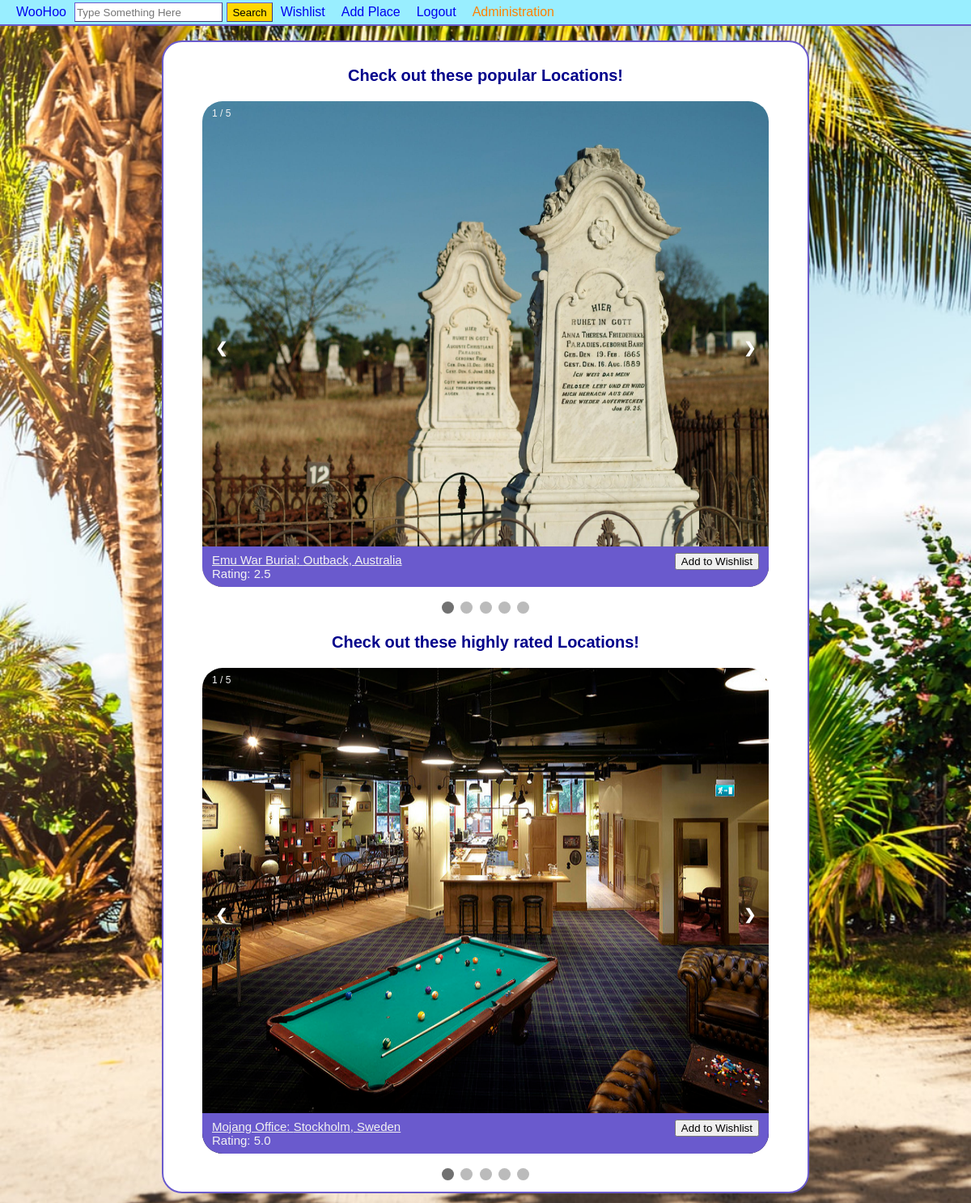
The page / (signed in) on the database its author committed.
### tables this page shows
CREATE TABLE `users` (
  `userID` int(11) NOT NULL,
  `username` varchar(255) NOT NULL,
  `email` varchar(255) NOT NULL,
  `password` varchar(255) NOT NULL,
  `dateRegistered` date NOT NULL
);

CREATE TABLE `places` (
  `placeID` int(11) NOT NULL,
  `placeName` varchar(255) NOT NULL,
  `city` varchar(255) NOT NULL,
  `country` varchar(255) NOT NULL,
  `description` text DEFAULT NULL,
  `reviewScore` decimal(10,1) DEFAULT NULL,
  `userID` int(11) NOT NULL
);

### index.php (the view, shortened to what this page needs)
<?php
require('database.php');
$queryPopular = "SELECT places.placeID,placeName,city,country,reviewScore,COUNT(*) AS Count FROM wishlist,places,pictures WHERE places.placeID = wishlist.placeID AND pictures.placeID = wishlist.placeID GROUP BY wishlist.placeID ORDER BY Count DESC LIMIT 5";
$statement1 = $db ->prepare($queryPopular);
$statement1 -> execute();
$popularPlaces = $statement1->fetchAll();
$queryHighlyRated = "SELECT places.placeID,placeName,city,country,reviewScore FROM places,pictures WHERE places.placeID = pictures.placeID ORDER BY reviewScore DESC LIMIT 5";
$statement2 = $db ->prepare($queryHighlyRated);
$statement2 -> execute();
$highlyRatedPlaces = $statement2->fetchAll();
?>
<!DOCTYPE html>
<html>
<link rel="stylesheet" href="style.css"/>
<body>
<header>
<?php include('header.php'); ?>
</header>
<br>
<div class="testWhite">
<div id="popularHeader">
	<p> Check out these popular Locations! </p>
</div>
<div class="popular-slideshow-container">
<?php $i = 1; ?>
<?php foreach ($popularPlaces as $popularPlace) : ?>
<form method="POST" name="wishlist" action="addToUserWishlist.php" target="content">
  <div class="popularPlace fade">
    <div class="numbertext"><?php echo $i; ?> / 5</div>
	<?php
	  require('database.php');
	  $getPlaceImage = "SELECT image,userID FROM pictures WHERE :currentPlace = pictures.placeID GROUP BY pictures.pictureID LIMIT 1";
	  $statement3 = $db ->prepare($getPlaceImage);
	  $statement3->bindValue(':currentPlace', $popularPlace['placeID']);
	  $statement3 -> execute();
	  $placePictures = $statement3->fetchAll();
	  if (count($placePictures)==1) {
	    foreach ($placePictures as $placePicture) {
		  $imagePath = $placePicture['image'];
	    }
	  } else {
		  $imagePath = 'default.jpg';
	  }
	?>
	<a href="<?php echo 'place.php?place=' . $popularPlace['placeID']; ?>"><img alt="Location" src="place_imgs/<?php echo $imagePath; ?>" width="700" height="600"></a>
    <div class="popular-locationInfo">
   	  <a href="<?php echo 'place.php?place=' . $popularPlace['placeID']; ?>"><?php echo $popularPlace['placeName']; ?>: <?php echo $popularPlace['city']; ?>, <?php echo $popularPlace['country']; ?> </a>
	  <?php if(isset($_SESSION["loggedin"])) : ?>
	    <div class="popular-addWishlist">
		  <input type="submit" value="Add to Wishlist" class="wishlistAddButton">
	    </div>
	  <?php endif; ?>
	  <div class="popular-rating">
	    Rating: <?php echo $popularPlace['reviewScore']; ?>
	  </div>
    </div>
  </div>
  <?php $i++; ?>
</form>
<?php endforeach; ?>
<a class="prev" onclick="plusSlides(-1)">&#10094;</a>
<a class="next" onclick="plusSlides(1)">&#10095;</a>
</div>
<br>
<div style="text-align:center">
  <span class="dot" onclick="currentSlide(1)"></span>
  <span class="dot" onclick="currentSlide(2)"></span>
  <span class="dot" onclick="currentSlide(3)"></span>
  <span class="dot" onclick="currentSlide(4)"></span>
  <span class="dot" onclick="currentSlide(5)"></span>
</div>
<div id="popularHeader">
	<p> Check out these highly rated Locations! </p>
</div>
<div class="popular-slideshow-container">
<?php $i = 1; ?>
<?php foreach ($highlyRatedPlaces as $highlyRatedPlace) : ?>
<form method="POST" name="wishlist" action="addToUserWishlist.php" target="content">
  <div class="ratedPlace fade">
    <div class="numbertext"><?php echo $i; ?> / 5</div>
	<?php
	  require('database.php');
	  $getPlaceImage = "SELECT image,userID FROM pictures WHERE :currentPlace = pictures.placeID GROUP BY pictures.pictureID LIMIT 1";
	  $statement4 = $db ->prepare($getPlaceImage);
	  $statement4->bindValue(':currentPlace', $highlyRatedPlace['placeID']);
	  $statement4 -> execute();
	  $placePictures = $statement4->fetchAll();
	  if (count($placePictures)==1) {
	    foreach ($placePictures as $placePicture) {
		  $imagePath = $placePicture['image'];
	    }
	  } else {
		  $imagePath = 'default.jpg';
	  }
	?>
    <a href="<?php echo 'place.php?place=' . $highlyRatedPlace['placeID']; ?>"><img alt="Location" src="place_imgs/<?php echo $imagePath; ?>" width="700" height="600"></a>
    <div class="popular-locationInfo">
   	  <a href="<?php echo 'place.php?place=' . $highlyRatedPlace['placeID']; ?>"><?php echo $highlyRatedPlace['placeName']; ?>: <?php echo $highlyRatedPlace['city']; ?>, <?php echo $highlyRatedPlace['country']; ?> </a>
	  <?php if(isset($_SESSION["loggedin"])) : ?>
	    <div class="popular-addWishlist">
		  <input type="submit" value="Add to Wishlist" class="wishlistAddButton">
	    </div>
	  <?php endif; ?>
	  <div class="popular-rating">
	    Rating: <?php echo $highlyRatedPlace['reviewScore']; ?>
	  </div>
    </div>
  </div>
  <?php $i++; ?>
</form>
<?php endforeach; ?>
<a class="prev" onclick="plusSlidesHR(-1)">&#10094;</a>
<a class="next" onclick="plusSlidesHR(1)">&#10095;</a>
</div>
<br>
<div style="text-align:center">
  <span class="dot2" onclick="currentSlideHR(1)"></span>
  <span class="dot2" onclick="currentSlideHR(2)"></span>
  <span class="dot2" onclick="currentSlideHR(3)"></span>
  <span class="dot2" onclick="currentSlideHR(4)"></span>
  <span class="dot2" onclick="currentSlideHR(5)"></span>
</div>
</div>
<br>
</body>
</html>

### header.php (shortened to what this page needs)
<?php
if (isset($_SESSION["uid"])) {
	$uid = $_SESSION["uid"];
	$query = "SELECT username FROM users WHERE userID='$uid'";
	$result = $db->prepare($query);
	$result->execute();
	$username = $result->fetch();
}
?>
<?php
$search = "";
$currPageBtnCSS = 'style="background-color:#EEFFFF;"';
?>
<nav>
	<div id="topLevel" class="top_navbar">
	<div style="display:inline" class="top_navbar">
		<ul id="headUL" class="top_navlist" >
			<li id="icon" ><a href="index.php"><span>WooHoo</span></a></li>
			<li id="navSearch" >
				<form method="POST" name="searchBar" action="browse.php">
					<input type="search" name="query" placeholder="Type Something Here"
					value="<?php echo $search;?>"/>
					<input style="margin-left: 1px;" type="submit" value="Search" />
				</form>
			</li>
			<?php if(isset($_SESSION["loggedin"])) : ?>
				<li <?php if(str_contains($_SERVER['REQUEST_URI'], 'wishlist.php'))
					echo $currPageBtnCSS; ?>>
				<a href="wishlist.php">Wishlist</a></li>
				<li <?php if(str_contains($_SERVER['REQUEST_URI'], 'addplace.php'))
					echo $currPageBtnCSS; ?>>
				<a href="addplace.php">Add Place</a></li>
				<li class="log" style="float:right";>
					<a href="?logout">Logout</a>
				</li>
				<li class="log" <?php
					if(str_contains($_SERVER['REQUEST_URI'], 'editprofile.php'))
						echo $currPageBtnCSS;
					else
						echo 'style="float:right;"';?>>
					<a href="editprofile.php" class="headUser"><?php echo $username['username'] ?></a>
				</li>
			<?php endif; ?>
		</ul>
	</div>
	</div>
</nav>

### style.css (style rules this page uses)
body { margin-top: 0px; margin-left: 0px; margin-right: 0px; }
#filters ul, li { padding: 0; list-style-type: none; }
.prev, .next { cursor: pointer; position: absolute; top: 50%; width: auto; margin-top: -22px; padding: 16px; color: white; font-weight: bold; font-size: 18px; transition: 0.6s ease; border-radius: 0 3px 3px 0; user-select: none; }
.next { right: 0; border-radius: 3px 0 0 3px; }
.numbertext { color: #f2f2f2; font-size: 12px; padding: 8px 12px; position: absolute; top: 0; }
.fade { -webkit-animation-name: fade; -webkit-animation-duration: 1.5s; animation-name: fade; animation-duration: 1.5s; }
* { box-sizing: border-box }
body { font-family: Verdana, sans-serif; margin:0 }
.popularPlace { display: none }
img { vertical-align: middle; }
.popularPlace img { border-radius: 25px; }
.ratedPlace { display: none }
.ratedPlace img { border-radius: 25px; }
.popular-slideshow-container { max-width: 700px; position: relative; margin: auto; }
.prev, .next { cursor: pointer; position: absolute; top: 50%; width: auto; padding: 16px; margin-top: -22px; color: white; font-weight: bold; font-size: 18px; transition: 0.6s ease; border-radius: 0 3px 3px 0; user-select: none; }
#popularHeader p { color: darkblue; text-align: center; font-size: 20px; font-weight: bold; font-family: sans-serif; }
.popular-locationInfo { color: #f2f2f2; font-size: 15px; padding: 8px 12px; position: absolute; bottom: 0px; width: 100%; background-color: slateblue; border-radius: 0px 0px 25px 25px; }
.popular-locationInfo a { color: #f2f2f2; text-decoration: underline; text-align: left; }
.popular-addWishlist { float: right; }
.dot { cursor: pointer; height: 15px; width: 15px; margin: 0 2px; background-color: #bbb; border-radius: 50%; display: inline-block; transition: background-color 0.6s ease; }
.active, .dot:hover { background-color: #717171; }
.dot2 { cursor: pointer; height: 15px; width: 15px; margin: 0 2px; background-color: #bbb; border-radius: 50%; display: inline-block; transition: background-color 0.6s ease; }
.active, .dot2:hover { background-color: #717171; }

### index.php (style rules this page uses)
body { background-image: url("place_imgs/Homepage-background-beach.jpg"); background-repeat: no-repeat; background-size: cover; background-color: #cccccc; }
.testWhite { background-color: white; width: 800px; margin: 0 auto; border-radius: 25px; border: 2px solid slateblue; padding: 10px; }

### header.php (style rules this page uses)
#navSearch form input { border: 1.5px outset slateblue; height: 24px; }
#navSearch form input[type="submit"] { cursor: pointer; background-color: rgb(255, 215, 0); }
.headUser { display: block; padding-top: 2.5px; color: rgb(255, 128, 0); }
.top_navbar { background-color: #99EEFF; }
.top_navlist { margin: 0; }
ul.top_navlist { list-style-type: none; overflow: hidden; font-family: sans-serif; padding-left: 10px; display: flex; align-item: center; }
ul.top_navlist li { float: left; vertical-align: middle; // display: flex; // align-item: center; }
ul.top_navlist li a, #logoutBtn { display: block; text-decoration: none; padding: 2.5px 10px 0 10px; font-family: arial; font-size: 1em; }
header { width: 100%; align-items: center; }
#topLevel { padding-bottom: 3px; padding-top: 3px; border-bottom: 2px solid slateblue; }

### rows shown on the page
users: username "Administration"
places: placeName "Emu War Burial", city "Outback", country "Australia", reviewScore "2.5"
places: placeName "Mojang Office", city "Stockholm", country "Sweden", reviewScore "5.0"
